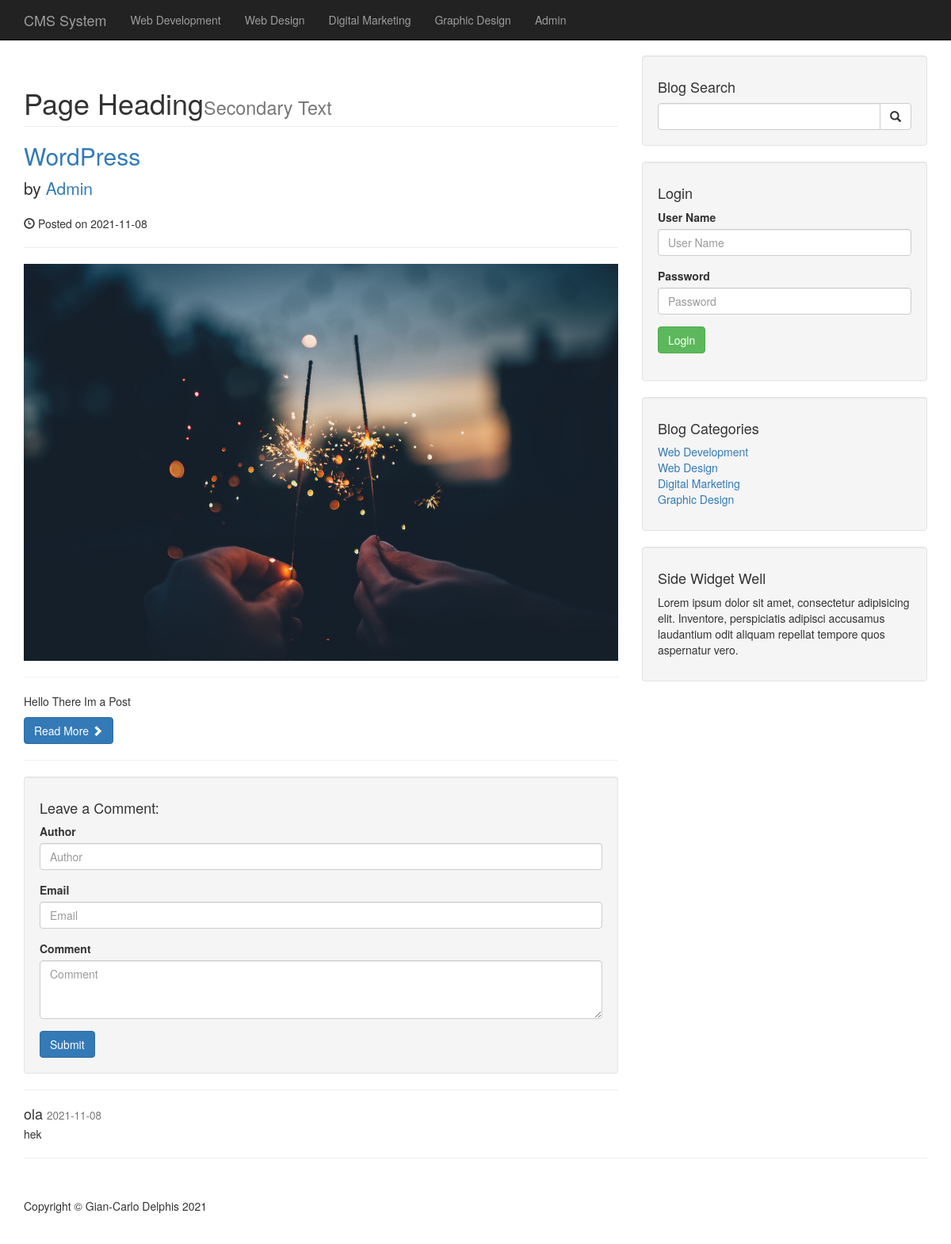
Screenshot of /post.php?p_id=32 with the database file from the repository.
### tables this page shows
CREATE TABLE `categories` (
  `cat_id` int(11) NOT NULL,
  `cat_title` varchar(300) NOT NULL
);

CREATE TABLE `posts` (
  `post_id` int(11) NOT NULL,
  `post_cat_id` int(11) NOT NULL,
  `post_title` varchar(255) NOT NULL,
  `post_author` varchar(255) NOT NULL,
  `post_date` date NOT NULL,
  `post_img` text NOT NULL,
  `post_content` text NOT NULL,
  `post_tags` varchar(255) NOT NULL,
  `post_comment_count` int(11) NOT NULL,
  `post_status` varchar(255) NOT NULL DEFAULT 'draft'
);

CREATE TABLE `comments` (
  `comment_id` int(11) NOT NULL,
  `comment_post_id` int(11) NOT NULL,
  `comment_author` varchar(255) NOT NULL,
  `comment_email` varchar(255) NOT NULL,
  `comment_content` text NOT NULL,
  `comment_status` varchar(255) NOT NULL,
  `comment_date` date NOT NULL
);

### post.php (the view, shortened to what this page needs)
<?php require_once "includes/header.php"?>
<?php require_once "includes/nav.php"?>
    <div class="container">
        <div class="row">
            <div class="col-md-8">
            <?php
            if(isset($_GET['p_id'])) {
                $post_id = $_GET['p_id'];
            }
            $query = "SELECT * FROM posts WHERE post_id='$post_id'";
            $data = mysqli_query($con, $query);
            while($row = mysqli_fetch_assoc($data)) {
                $post_id = $row['post_id'];
                $post_title = $row['post_title'];
                $post_author = $row['post_author'];
                $post_date = $row['post_date'];
                $post_img = $row['post_img'];
                $post_content = $row['post_content'];
            ?>
                <h1 class="page-header">Page Heading<small>Secondary Text</small></h1>
                <h2>
                    <a href="post.php?p_id=<?php echo $post_id ?>"><?php echo $post_title ?></a>
                </h2>
                <p class="lead">
                    by <a href="index.php"><?php echo $post_author ?></a>
                </p>
                <p><span class="glyphicon glyphicon-time"></span> Posted on <?php echo $post_date ?></p>
                <hr>
                <img class="img-responsive" src="images/<?php echo $post_img ?>" alt="">
                <hr>
                <p><?php echo $post_content ?></p>
                <a class="btn btn-primary" href="#">Read More <span class="glyphicon glyphicon-chevron-right"></span></a>
                <hr>
        <?php
        }
        ?>
                <div class="well">
                    <h4>Leave a Comment:</h4>
                    <form action="" method="POST" role="form">
                        <div class="form-group">
                            <label for="Author">Author</label>
                            <input type="text" name="author" placeholder="Author" class="form-control">
                        </div>
                        <div class="form-group">
                            <label for="Email">Email</label>
                            <input type="email" name="email" placeholder="Email" class="form-control">
                        </div>
                        <div class="form-group">
                            <label for="Comment">Comment</label>
                            <textarea class="form-control" rows="3" placeholder="Comment" name="comment"></textarea>
                        </div>
                        <button type="submit" class="btn btn-primary" name="btn_submit">Submit</button>
                    </form>
                </div>
                <hr>
                <?php
                $comment_query = "SELECT * FROM comments WHERE comment_post_id= $post_id AND comment_status='approve' ORDER BY comment_id DESC";
                $comment_result = mysqli_query($con,$comment_query);
                while($data = mysqli_fetch_assoc($comment_result)) {
                    $comment_author = $data['comment_author'];
                    $comment_date = $data['comment_date'];
                    $comment_content = $data['comment_content'];
                ?>
                <div class="media">
                    <div class="media-body">
                        <h4 class="media-heading"><?php echo $comment_author ?>
                            <small><?php echo $comment_date ?></small>
                        </h4>
                        <?php echo $comment_content ?>
                    </div>
                </div>
                <?php
                }
                ?>
        </div>
            <?php require_once "includes/side_bar.php"?>
        <hr>
        <?php require_once "includes/footer.php"?>

### includes/nav.php (shortened to what this page needs)
<?php require_once "includes/db.php"?>
<nav class="navbar navbar-inverse navbar-fixed-top" role="navigation">
        <div class="container">
            <div class="navbar-header">
                <a class="navbar-brand" href="./index.php">CMS System</a>
            </div>
            <div class="collapse navbar-collapse" id="bs-example-navbar-collapse-1">
                <ul class="nav navbar-nav">
                <?php
                    $query = "SELECT * FROM categories";
                    $result = mysqli_query($con, $query);
                    while($row = mysqli_fetch_assoc($result)) {
                        $cat_title = $row ['cat_title'];
                        echo "<li><a href='#'>{$cat_title}</a></li>";
                    }
                ?>
                <li><a href="admin">Admin</a></li>
                </ul>
            </div>
        </div>
    </nav>

### includes/side_bar.php
<div class="col-md-4">
<div class="well">
    <h4>Blog Search</h4>
    <form action="search.php" method="POST">
        <div class="input-group">
            <input type="text" class="form-control" name="search">
            <span class="input-group-btn">
                <button class="btn btn-default" type="submit" name="btn_search">
                    <span class="glyphicon glyphicon-search"></span>
            </button>
            </span>
        </div>
    </form>
</div>
<div class="well">
    <h4>Login</h4>
    <form action="includes/login.php" method="POST">
        <div class="form-group">
            <label>User Name</label>
            <input type="text" name="username" class="form-control" placeholder="User Name">
        </div>
        <div class="form-group">
            <label>Password</label>
            <input type="password" name="password" placeholder="Password" class="form-control">
        </div>
        <div class="form-group">
            <button type="submit" class="btn btn-success" name="btn_login"> Login</button>
        </div>
    </form>
</div>
<div class="well">
    <h4>Blog Categories</h4>
    <div class="row">
        <div class="col-lg-12">
            <ul class="list-unstyled">
                <?php
                $query = "SELECT * FROM categories";
                    $result = mysqli_query($con, $query);
                    while($row = mysqli_fetch_assoc($result)) {
                        $cat_id = $row ['cat_id'];
                        $cat_title = $row ['cat_title'];
                        echo "<li><a href='category.php?category={$cat_id};'>{$cat_title}</a></li>";
                    }
                    ?>
            </ul>
        </div>
    </div>
</div>
<div class="well">
    <h4>Side Widget Well</h4>
    <p>Lorem ipsum dolor sit amet, consectetur adipisicing elit. Inventore, perspiciatis adipisci accusamus laudantium odit aliquam repellat tempore quos aspernatur vero.</p>
</div>
</div>
</div>

### css/blog-home.css (style rules this page uses)
body { padding-top: 70px; }

### rows the page displays
categories: cat_title "Web Development"
categories: cat_title "Web Design"
categories: cat_title "Digital Marketing"
categories: cat_title "Graphic Design"
posts: post_title "WordPress", post_author "Admin", post_date "2021-11-08", post_img (picture), post_content "Hello There Im a Post"
comments: comment_author "ola", comment_date "2021-11-08", comment_content "hek"
